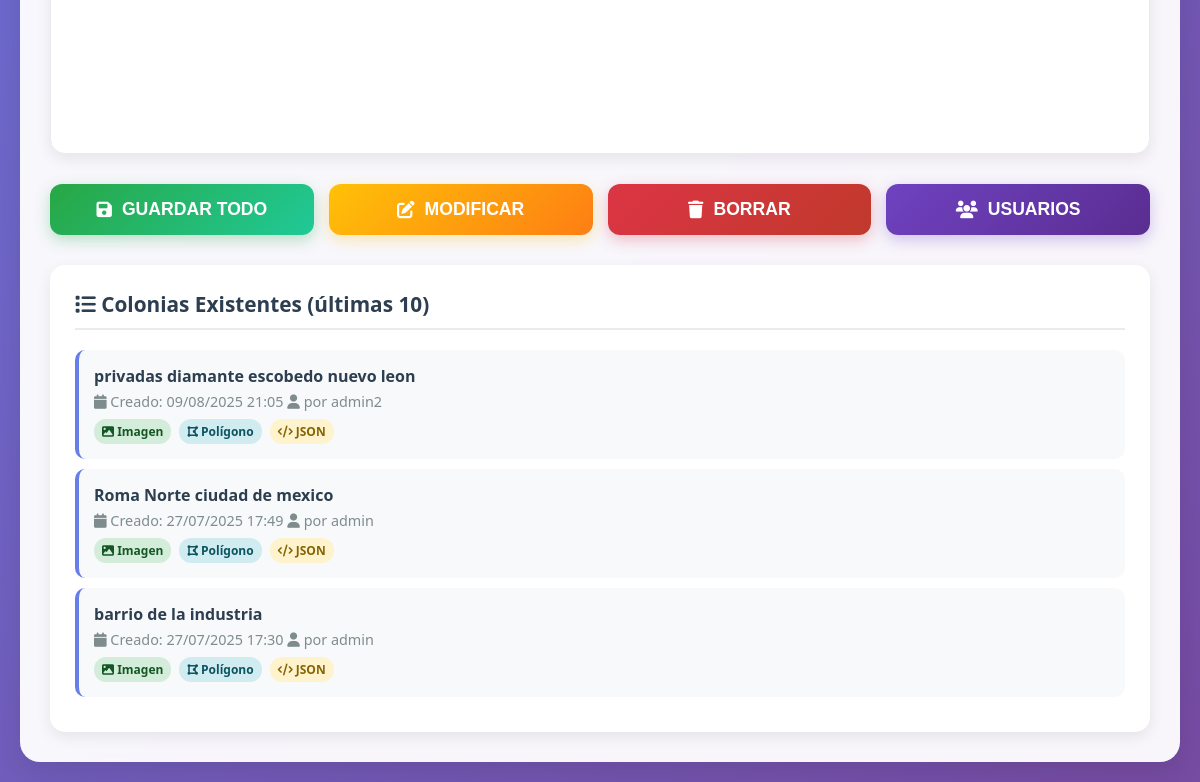
/accounts/admin_dashboard/ (signed in, lower part), run on an earlier commit of the app's database.
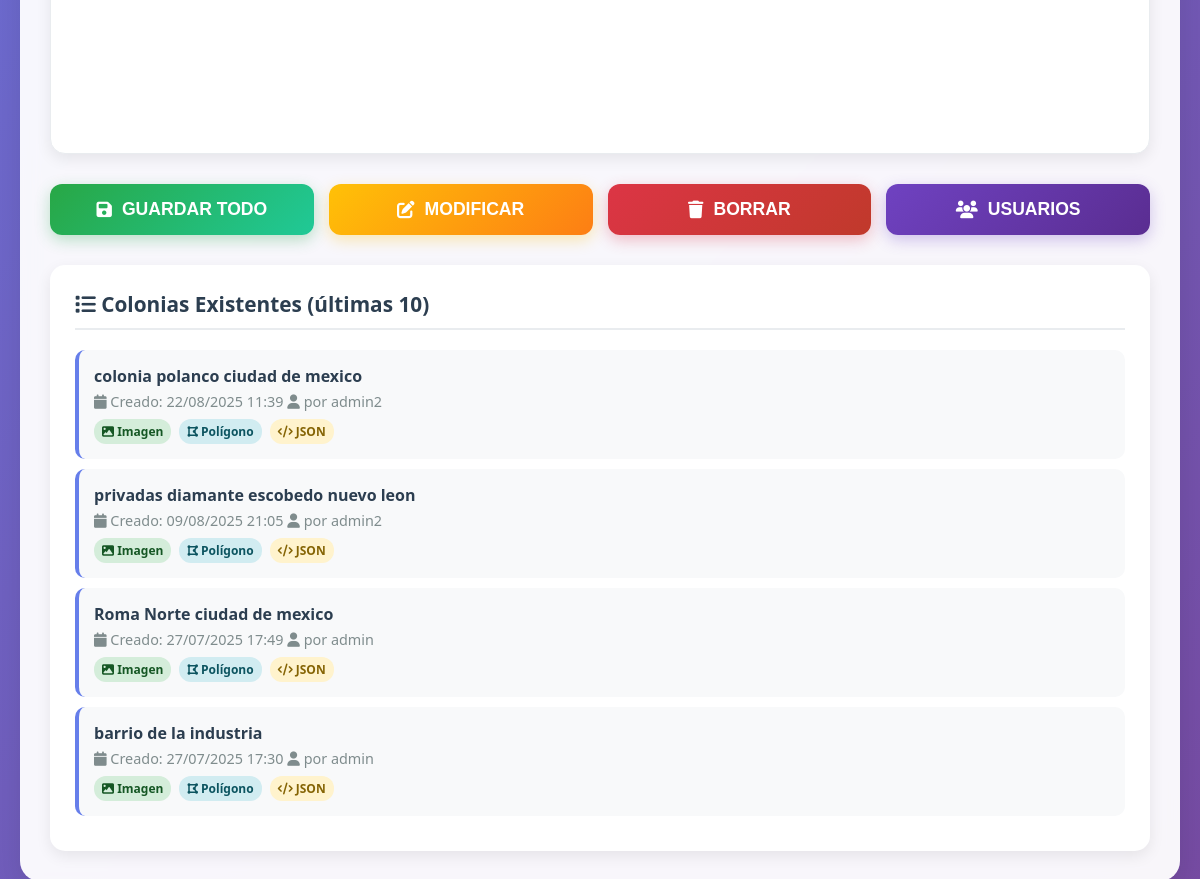
And on a later commit of the database.
### core/models.py (models this page shows, shortened)
class ColoniaProcesada(models.Model):
    nombre = models.CharField(max_length=255, unique=True)
    nombre_normalizado = models.CharField(max_length=255, unique=True)
    imagen = models.ImageField(upload_to='colonias/imagenes/', storage=StaticMediaStorage(), null=True, blank=True)
    poligono_geojson = models.JSONField(null=True, blank=True)
    datos_json = models.JSONField(null=True, blank=True)
    configuracion = models.JSONField(null=True, blank=True)
    fecha_creacion = models.DateTimeField(auto_now_add=True)
    fecha_modificacion = models.DateTimeField(auto_now=True)
    creado_por = models.ForeignKey(settings.AUTH_USER_MODEL, on_delete=models.CASCADE, related_name='colonias_creadas')
    class Meta:
        verbose_name = "Colonia Procesada"
        verbose_name_plural = "Colonias Procesadas"
        ordering = ['-fecha_creacion']

### accounts/models.py (models this page shows, shortened)
class User(AbstractUser):
    ROLE_CHOICES = [
        ('admin', 'Admin'),
        ('staff', 'Staff'),
        ('employee', 'Employee'),
        ('researcher', 'Researcher'),
    ]
    role = models.CharField(max_length=20, choices=ROLE_CHOICES, default='employee')

### accounts/views.py (the view, shortened to what this page needs)
# urls.py: path('admin_dashboard/', admin_dashboard, name='admin_dashboard'),
@login_required
def admin_dashboard(request):
    if request.user.role != 'admin':
        return HttpResponseForbidden('Acceso denegado: No eres admin.')
    context = {}
    context['colonias_existentes'] = ColoniaProcesada.objects.all()[:10]
    return render(request, 'admin_dashboard.html', context)

### accounts/templates/admin_dashboard.html (shortened to what this page needs)
<!DOCTYPE html>
<html lang="es">
<head>
    <link rel="stylesheet" href="https://cdnjs.cloudflare.com/ajax/libs/font-awesome/6.4.0/css/all.min.css">
    <link rel="stylesheet" href="https://unpkg.com/leaflet@1.9.3/dist/leaflet.css"/>
    <link rel="stylesheet" href="https://cdn.jsdelivr.net/npm/leaflet-draw@1.0.4/dist/leaflet.draw.css"/>
</head>
<body>
<div class="admin-container">
    <div class="main-content">
    <form method="post" enctype="multipart/form-data" id="main-form">
        <div class="panel-row">
                <div class="panel">
            </div>
        </div>
        <div class="actions">
                <button type="submit" name="action" value="guardar" id="guardar-btn" class="action-btn btn-save">
                    <i class="fas fa-save"></i> GUARDAR TODO
                </button>
                <button type="submit" name="action" value="modificar" class="action-btn btn-modify">
                    <i class="fas fa-edit"></i> MODIFICAR
                </button>
                <button type="submit" name="action" value="borrar" class="action-btn btn-delete">
                    <i class="fas fa-trash"></i> BORRAR
                </button>
                <button type="submit" name="action" value="usuarios" class="action-btn btn-users">
                    <i class="fas fa-users"></i> USUARIOS
                </button>
        </div>
    </form>
    {% if colonias_existentes %}
    <div class="colonias-existentes">
            <div class="colonias-title">
                <i class="fas fa-list"></i> Colonias Existentes (últimas 10)
            </div>
        {% for colonia in colonias_existentes %}
        <div class="colonia-item" onclick="cargarColonia('{{ colonia.nombre }}')">
                <div class="colonia-name">{{ colonia.nombre }}</div>
                <div class="colonia-info">
                    <i class="fas fa-calendar"></i> Creado: {{ colonia.fecha_creacion|date:"d/m/Y H:i" }}
                    <i class="fas fa-user"></i> por {{ colonia.creado_por.username }}
                </div>
            <div class="status-indicators">
                {% if colonia.imagen %}
                        <span class="status-indicator status-imagen">
                            <i class="fas fa-image"></i> Imagen
                        </span>
                {% endif %}
                {% if colonia.poligono_geojson %}
                        <span class="status-indicator status-poligono">
                            <i class="fas fa-draw-polygon"></i> Polígono
                        </span>
                {% endif %}
                {% if colonia.datos_json %}
                        <span class="status-indicator status-json">
                            <i class="fas fa-code"></i> JSON
                        </span>
                {% endif %}
            </div>
        </div>
        {% endfor %}
    </div>
    {% endif %}
    </div>
</div>
</body>
</html>

What changed in the data, as far as the page shows it:
added ColoniaProcesada: nombre "colonia polanco ciudad de mexico", fecha_creacion "22/08/2025 11:39", creado_por.username "admin2", shows "Imagen", shows "Polígono", shows "JSON"
